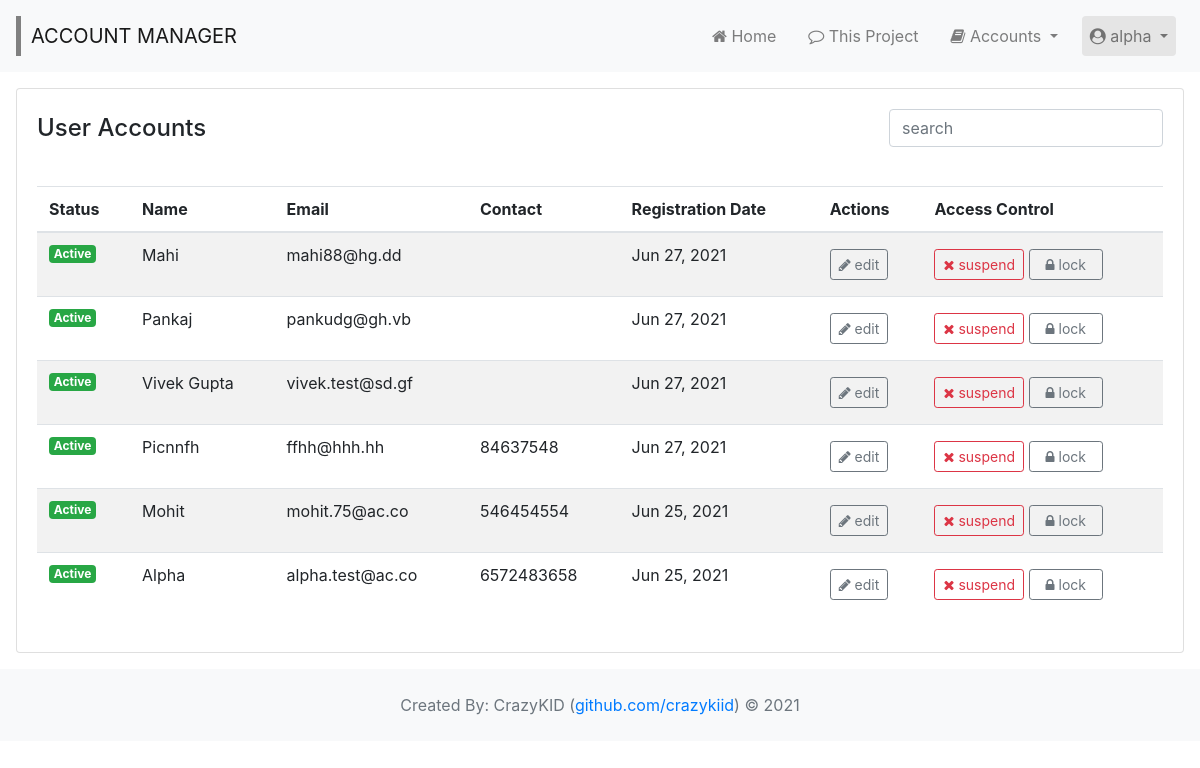
The page /accounts/active/ (signed in) on the database as committed earlier.
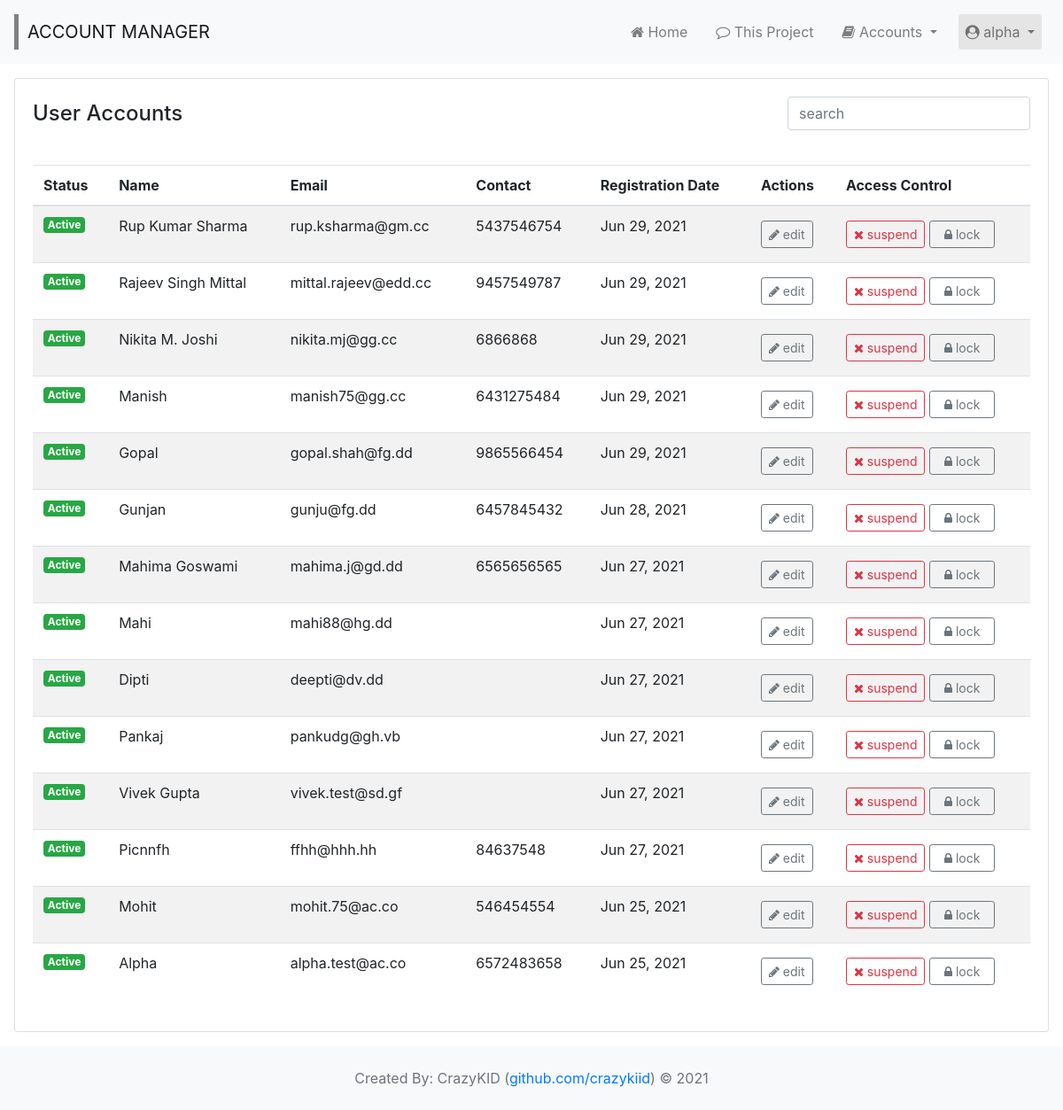
The same page on the database as committed later.
### wsite/models.py (models this page shows, shortened)
class UserInfo(models.Model):
  user = models.OneToOneField(User, on_delete=models.CASCADE, primary_key=True)
  middle_name = models.CharField(max_length=64, blank=True)
  contact = models.CharField(max_length=16, blank=True)
  status = models.IntegerField(default=0)

### wsite/views.py (the view)
# urls.py: path('accounts/active/', views.usersAct, name = 'active_users'),
@login_required(login_url='/login/')
def usersAct(request):
  page_title = 'Active User Accounts'
  users_active = UserInfo.objects.filter(status=1, user__is_staff=0).order_by('-user__id')
  return render(request, 'accounts/active.html', { 'page_title' : page_title, 'users' : users_active })

### wsite/templates/accounts/Active.html (shortened to what this page needs)
{% extends 'layout/layout.html' %}
{% load custom_tags %}
{% block page %}
{% include 'layout/header.html' %}
<div class="container-fluid p-3" style="min-height:400px">
	<section>
		<div class="card">
			<div class="card-body">
				<div class="d-flex flex-column flex-lg-row justify-content-between">
					<h4 style="padding:5px 0px 35px;">User Accounts</h4>
					<div class="form-group pull-right">
					    <input type="text" class="search form-control" placeholder="search">
					</div>
				</div>
				<div class="table-responsive">
				<table class="table table-striped">
					<thead>
					    <tr>
					      <th scope="col">Status</th>
					    	<th scope="col">Name</th>
					    	<th scope="col">Email</th>
					    	<th scope="col">Contact</th>
					    	<th scope="col">Registration Date</th>
					    	<th scope="col">Actions</th>
					    	<th scope="col">Access Control</th>
					    </tr>
					</thead>
					<tbody class="u-list">
						{% if users.count > 0 %}
						  {% for u in users %}
					    <tr>
					    	<td>
					    	  {% if u.status == 0 %}
					    	  <span class="badge badge-danger">Inactive</span
					    	  {% elif u.status == 1 %}
                  <span class="badge badge-success">Active</span>
                  {% elif u.status == 9 %}
                  <span class="badge badge-dark">Suspended</span>
                  {% else %}
                  <span class="badge badge-secondary">Unknown</span>
                  {% endif %}
					    	</td>
					    	<td>{{ u.user.first_name }} {{ u.middle_name }} {{ u.user.last_name }}</td>
					    	<td>{{ u.user.email }}</td>
					    	<td>{{ u.contact }}</td>
					    	<td>{{ u.user.date_joined|date:'M d, Y'}}</td>
					    	<td>
					    	  <a class="btn btn-outline-secondary btn-sm my-1" href="{% url 'update_user' u.user.id %}" role="button" data-toggle="tooltip" data-placement="bottom" title="Edit Account Details"><i class="fa fa-pencil" aria-hidden="true"></i> edit</a>
					    	</td>
					    	<td>
					    	  {% if u.status == 9 %}
								  <a class="btn btn-outline-success btn-sm my-1" href="{% url 'activate_user' u.user.id %}" role="button" data-toggle="tooltip" data-placement="bottom" title="Activate Account"><i class="fa fa-check" aria-hidden="true"></i> activate</a>
					    		{% elif u.status == 1 %}
					     		<a class="btn btn-outline-danger btn-sm my-1" href="{% url 'suspend_user' u.user.id %}" role="button" data-toggle="tooltip" data-placement="bottom" title="De-activate Account"><i class="fa fa-times" aria-hidden="true"></i> suspend</a>
					     		<a class="btn btn-outline-secondary btn-sm my-1 px-3" href="{% url 'lock_user' u.user.id %}" role="button" data-toggle="tooltip" data-placement="bottom" title="Lock Account"><i class="fa fa-lock" aria-hidden="true"></i> lock</a>
					     		{% endif %}
					      </td>
					    </tr>
					    {% endfor %}
					  {% else %}
					    <tr>
					    	<td colspan="7" style="padding:1rem .75rem;">No User Found.</td>
					    </tr>
					  {% endif %}
				  </tbody>
				</table>
				</div>
			</div>
		</div>
	</section>
</div>
{% include 'layout/footer.html' %}
{% endblock page %}

Rows that differ between the two databases and show on the page:
added UserInfo: status "Active", user.first_name "Rup", middle_name "Kumar", user.last_name "Sharma", user.email "rup.ksharma@gm.cc", contact "5437546754", user.date_joined "Jun 29, 2021"
added UserInfo: status "Active", user.first_name "Rajeev", middle_name "Singh", user.last_name "Mittal", user.email "mittal.rajeev@edd.cc", contact "9457549787", user.date_joined "Jun 29, 2021"
added UserInfo: status "Active", user.first_name "Nikita", middle_name "M.", user.last_name "Joshi", user.email "nikita.mj@gg.cc", contact "6866868", user.date_joined "Jun 29, 2021"
added UserInfo: status "Active", user.first_name "Manish", user.email "manish75@gg.cc", contact "6431275484", user.date_joined "Jun 29, 2021"
added UserInfo: status "Active", user.first_name "Gopal", user.email "gopal.shah@fg.dd", contact "9865566454", user.date_joined "Jun 29, 2021"
now on this page (row edited): UserInfo: status "Active", user.first_name "Gunjan", user.email "gunju@fg.dd", contact "6457845432", user.date_joined "Jun 28, 2021"
now on this page (row edited): UserInfo: status "Active", user.first_name "Mahima Goswami", user.email "mahima.j@gd.dd", contact "6565656565", user.date_joined "Jun 27, 2021"
now on this page (row edited): UserInfo: status "Active", user.first_name "Dipti", user.email "deepti@dv.dd", user.date_joined "Jun 27, 2021"
